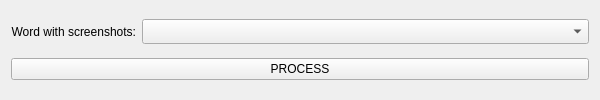
<?xml version="1.0" encoding="UTF-8"?>
<ui version="4.0">
 <class>Dialog</class>
 <widget class="QDialog" name="Dialog">
  <property name="geometry">
   <rect>
    <x>0</x>
    <y>0</y>
    <width>600</width>
    <height>100</height>
   </rect>
  </property>
  <property name="sizePolicy">
   <sizepolicy hsizetype="Fixed" vsizetype="Fixed">
    <horstretch>0</horstretch>
    <verstretch>0</verstretch>
   </sizepolicy>
  </property>
  <property name="minimumSize">
   <size>
    <width>600</width>
    <height>100</height>
   </size>
  </property>
  <property name="maximumSize">
   <size>
    <width>600</width>
    <height>100</height>
   </size>
  </property>
  <property name="windowTitle">
   <string>Captions Reader</string>
  </property>
  <layout class="QGridLayout" name="gridLayout">
   <item row="0" column="0">
    <widget class="QLabel" name="label_17">
     <property name="sizePolicy">
      <sizepolicy hsizetype="Fixed" vsizetype="Preferred">
       <horstretch>0</horstretch>
       <verstretch>0</verstretch>
      </sizepolicy>
     </property>
     <property name="minimumSize">
      <size>
       <width>110</width>
       <height>25</height>
      </size>
     </property>
     <property name="maximumSize">
      <size>
       <width>16777215</width>
       <height>16777215</height>
      </size>
     </property>
     <property name="text">
      <string>Word with screenshots:</string>
     </property>
     <property name="alignment">
      <set>Qt::AlignRight|Qt::AlignTrailing|Qt::AlignVCenter</set>
     </property>
    </widget>
   </item>
   <item row="0" column="1">
    <widget class="QComboBox" name="word_file">
     <property name="minimumSize">
      <size>
       <width>0</width>
       <height>25</height>
      </size>
     </property>
     <property name="font">
      <font>
       <stylestrategy>PreferAntialias</stylestrategy>
      </font>
     </property>
    </widget>
   </item>
   <item row="1" column="0" colspan="2">
    <widget class="QPushButton" name="process">
     <property name="focusPolicy">
      <enum>Qt::NoFocus</enum>
     </property>
     <property name="text">
      <string>PROCESS</string>
     </property>
    </widget>
   </item>
  </layout>
 </widget>
 <resources/>
 <connections/>
</ui>
